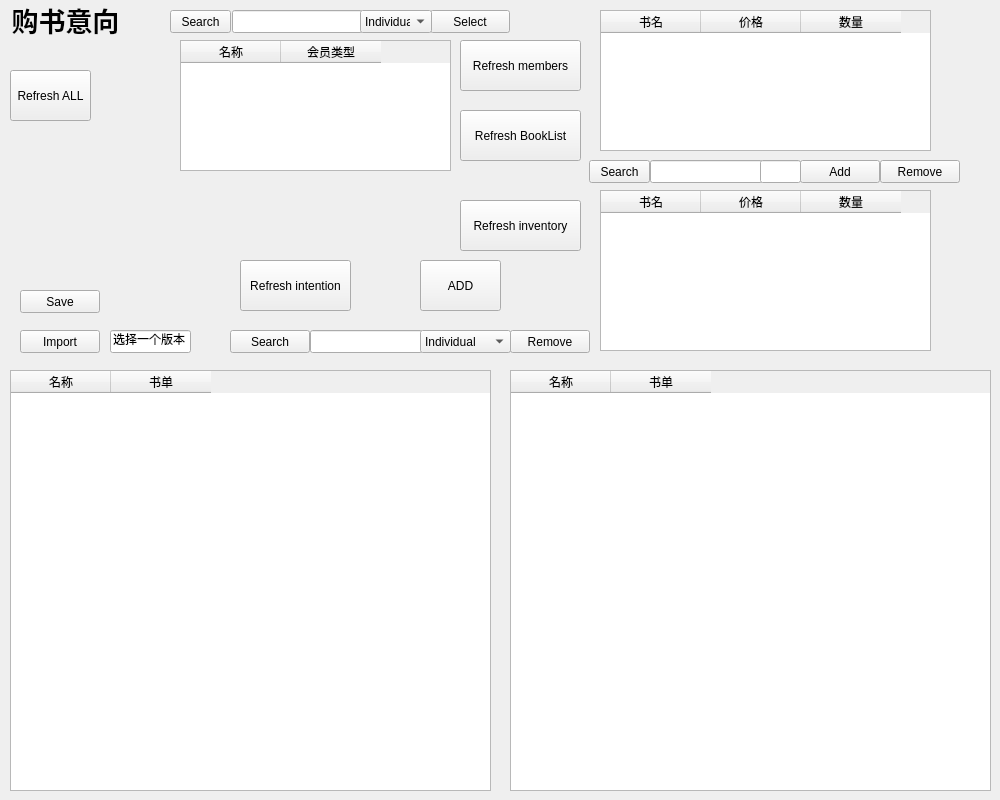
<?xml version="1.0" encoding="UTF-8"?>
<ui version="4.0">
 <class>PGIntention</class>
 <widget class="QWidget" name="PGIntention">
  <property name="geometry">
   <rect>
    <x>0</x>
    <y>0</y>
    <width>1000</width>
    <height>800</height>
   </rect>
  </property>
  <property name="minimumSize">
   <size>
    <width>1000</width>
    <height>800</height>
   </size>
  </property>
  <property name="windowTitle">
   <string>Form</string>
  </property>
  <widget class="QTableWidget" name="tableIndWonder">
   <property name="geometry">
    <rect>
     <x>10</x>
     <y>370</y>
     <width>481</width>
     <height>421</height>
    </rect>
   </property>
   <column>
    <property name="text">
     <string>名称</string>
    </property>
   </column>
   <column>
    <property name="text">
     <string>书单</string>
    </property>
   </column>
  </widget>
  <widget class="QTableWidget" name="tableCorWonder">
   <property name="geometry">
    <rect>
     <x>510</x>
     <y>370</y>
     <width>481</width>
     <height>421</height>
    </rect>
   </property>
   <column>
    <property name="text">
     <string>名称</string>
    </property>
   </column>
   <column>
    <property name="text">
     <string>书单</string>
    </property>
   </column>
  </widget>
  <widget class="QTableWidget" name="tableMembers">
   <property name="geometry">
    <rect>
     <x>180</x>
     <y>40</y>
     <width>271</width>
     <height>131</height>
    </rect>
   </property>
   <column>
    <property name="text">
     <string>名称</string>
    </property>
   </column>
   <column>
    <property name="text">
     <string>会员类型</string>
    </property>
   </column>
  </widget>
  <widget class="QLineEdit" name="lineMemSearch">
   <property name="geometry">
    <rect>
     <x>232</x>
     <y>10</y>
     <width>131</width>
     <height>23</height>
    </rect>
   </property>
  </widget>
  <widget class="QPushButton" name="PBMemSearch">
   <property name="geometry">
    <rect>
     <x>170</x>
     <y>10</y>
     <width>61</width>
     <height>23</height>
    </rect>
   </property>
   <property name="text">
    <string>Search</string>
   </property>
  </widget>
  <widget class="QPushButton" name="PBSelect">
   <property name="geometry">
    <rect>
     <x>430</x>
     <y>10</y>
     <width>80</width>
     <height>23</height>
    </rect>
   </property>
   <property name="text">
    <string>Select</string>
   </property>
  </widget>
  <widget class="QComboBox" name="comboMemBox">
   <property name="geometry">
    <rect>
     <x>360</x>
     <y>10</y>
     <width>72</width>
     <height>23</height>
    </rect>
   </property>
   <item>
    <property name="text">
     <string>Individual</string>
    </property>
   </item>
   <item>
    <property name="text">
     <string>Corporate</string>
    </property>
   </item>
  </widget>
  <widget class="QTableWidget" name="tableBookList">
   <property name="geometry">
    <rect>
     <x>600</x>
     <y>10</y>
     <width>331</width>
     <height>141</height>
    </rect>
   </property>
   <column>
    <property name="text">
     <string>书名</string>
    </property>
   </column>
   <column>
    <property name="text">
     <string>价格</string>
    </property>
   </column>
   <column>
    <property name="text">
     <string>数量</string>
    </property>
   </column>
  </widget>
  <widget class="QTableWidget" name="tableInven">
   <property name="geometry">
    <rect>
     <x>600</x>
     <y>190</y>
     <width>331</width>
     <height>161</height>
    </rect>
   </property>
   <column>
    <property name="text">
     <string>书名</string>
    </property>
   </column>
   <column>
    <property name="text">
     <string>价格</string>
    </property>
   </column>
   <column>
    <property name="text">
     <string>数量</string>
    </property>
   </column>
  </widget>
  <widget class="QPushButton" name="PBBookSearch">
   <property name="geometry">
    <rect>
     <x>589</x>
     <y>160</y>
     <width>61</width>
     <height>23</height>
    </rect>
   </property>
   <property name="text">
    <string>Search</string>
   </property>
  </widget>
  <widget class="QLineEdit" name="lineBookSearch">
   <property name="geometry">
    <rect>
     <x>650</x>
     <y>160</y>
     <width>113</width>
     <height>23</height>
    </rect>
   </property>
  </widget>
  <widget class="QLineEdit" name="lineAmount">
   <property name="geometry">
    <rect>
     <x>760</x>
     <y>160</y>
     <width>41</width>
     <height>23</height>
    </rect>
   </property>
  </widget>
  <widget class="QPushButton" name="PBBookAdd">
   <property name="geometry">
    <rect>
     <x>800</x>
     <y>160</y>
     <width>80</width>
     <height>23</height>
    </rect>
   </property>
   <property name="text">
    <string>Add</string>
   </property>
  </widget>
  <widget class="QPushButton" name="PBBookRemove">
   <property name="geometry">
    <rect>
     <x>880</x>
     <y>160</y>
     <width>80</width>
     <height>23</height>
    </rect>
   </property>
   <property name="text">
    <string>Remove</string>
   </property>
  </widget>
  <widget class="QPushButton" name="PBSearch">
   <property name="geometry">
    <rect>
     <x>230</x>
     <y>330</y>
     <width>80</width>
     <height>23</height>
    </rect>
   </property>
   <property name="text">
    <string>Search</string>
   </property>
  </widget>
  <widget class="QLineEdit" name="lineSearch">
   <property name="geometry">
    <rect>
     <x>310</x>
     <y>330</y>
     <width>113</width>
     <height>23</height>
    </rect>
   </property>
  </widget>
  <widget class="QComboBox" name="comboSearchBox">
   <property name="geometry">
    <rect>
     <x>420</x>
     <y>330</y>
     <width>91</width>
     <height>23</height>
    </rect>
   </property>
   <item>
    <property name="text">
     <string>Individual</string>
    </property>
   </item>
   <item>
    <property name="text">
     <string>Corporate</string>
    </property>
   </item>
  </widget>
  <widget class="QPushButton" name="PBRemove">
   <property name="geometry">
    <rect>
     <x>510</x>
     <y>330</y>
     <width>80</width>
     <height>23</height>
    </rect>
   </property>
   <property name="text">
    <string>Remove</string>
   </property>
  </widget>
  <widget class="QPushButton" name="PBRefreshMems">
   <property name="geometry">
    <rect>
     <x>460</x>
     <y>40</y>
     <width>121</width>
     <height>51</height>
    </rect>
   </property>
   <property name="text">
    <string>Refresh members</string>
   </property>
  </widget>
  <widget class="QPushButton" name="PBSave">
   <property name="geometry">
    <rect>
     <x>20</x>
     <y>290</y>
     <width>80</width>
     <height>23</height>
    </rect>
   </property>
   <property name="text">
    <string>Save</string>
   </property>
  </widget>
  <widget class="QPushButton" name="PBImport">
   <property name="geometry">
    <rect>
     <x>20</x>
     <y>330</y>
     <width>80</width>
     <height>23</height>
    </rect>
   </property>
   <property name="text">
    <string>Import</string>
   </property>
  </widget>
  <widget class="QLineEdit" name="lineVersion">
   <property name="geometry">
    <rect>
     <x>110</x>
     <y>330</y>
     <width>81</width>
     <height>23</height>
    </rect>
   </property>
   <property name="text">
    <string>选择一个版本</string>
   </property>
  </widget>
  <widget class="QPushButton" name="PBAdd">
   <property name="geometry">
    <rect>
     <x>420</x>
     <y>260</y>
     <width>81</width>
     <height>51</height>
    </rect>
   </property>
   <property name="text">
    <string>ADD</string>
   </property>
  </widget>
  <widget class="QPushButton" name="PBRefreshInven">
   <property name="geometry">
    <rect>
     <x>460</x>
     <y>200</y>
     <width>121</width>
     <height>51</height>
    </rect>
   </property>
   <property name="text">
    <string>Refresh inventory</string>
   </property>
  </widget>
  <widget class="QPushButton" name="PBRefreshIntention">
   <property name="geometry">
    <rect>
     <x>240</x>
     <y>260</y>
     <width>111</width>
     <height>51</height>
    </rect>
   </property>
   <property name="text">
    <string>Refresh intention</string>
   </property>
  </widget>
  <widget class="QPushButton" name="PBRefresh">
   <property name="geometry">
    <rect>
     <x>10</x>
     <y>70</y>
     <width>81</width>
     <height>51</height>
    </rect>
   </property>
   <property name="text">
    <string>Refresh ALL</string>
   </property>
  </widget>
  <widget class="QPushButton" name="PBRefreshList">
   <property name="geometry">
    <rect>
     <x>460</x>
     <y>110</y>
     <width>121</width>
     <height>51</height>
    </rect>
   </property>
   <property name="text">
    <string>Refresh BookList</string>
   </property>
  </widget>
  <widget class="QLabel" name="label">
   <property name="geometry">
    <rect>
     <x>10</x>
     <y>0</y>
     <width>111</width>
     <height>41</height>
    </rect>
   </property>
   <property name="text">
    <string>&lt;html&gt;&lt;head/&gt;&lt;body&gt;&lt;p align=&quot;center&quot;&gt;&lt;span style=&quot; font-size:20pt; font-weight:700;&quot;&gt;购书意向&lt;/span&gt;&lt;/p&gt;&lt;/body&gt;&lt;/html&gt;</string>
   </property>
  </widget>
 </widget>
 <resources/>
 <connections/>
</ui>
